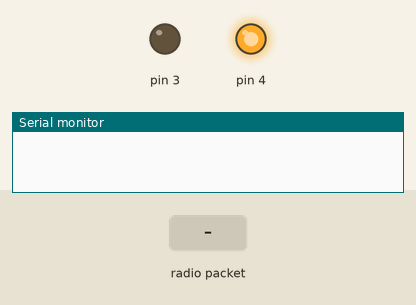
A sketch run on a simulated Arduino Uno, built with avr-gcc and run on an emulated ATmega328P. Parts: output pins drawn as LEDs (lit = HIGH), the last lines printed to the serial monitor. Dashed ring = blinking. Inputs (shaded band) come from the test bench. No radio packets arrive unless stated.

Above: at 1.2 s.
1.3 s: radio packet "0" arrives
At 1.4 s:
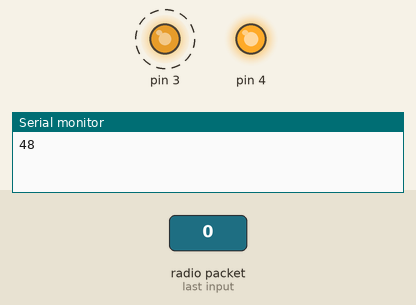
4.3 s: radio packet "5" arrives
At 4.3 s:
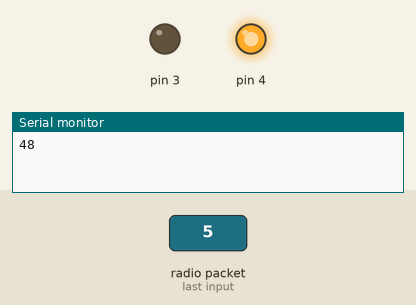
5.8 s: radio packet "1" arrives
At 5.9 s:
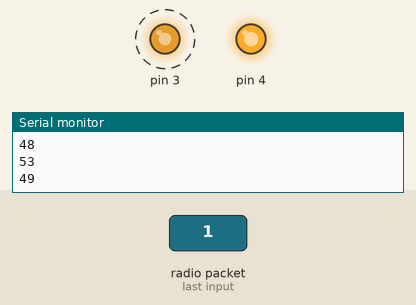
Timing chart, 0 to 14.8 s (numbered marks = the images above; inputs shaded):
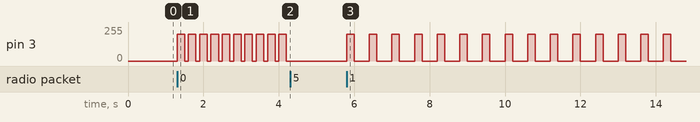

The sketch:

receiver.ino
```cpp
#include <VirtualWire.h>

void setup() {
  pinMode(3, OUTPUT);
  pinMode(4, OUTPUT);
  digitalWrite(4, HIGH);
  Serial.begin(9600);

  vw_setup(2000);
  vw_set_rx_pin(5);
  vw_set_tx_pin(8);
  vw_rx_start();
}

void loop() { //REMEMBER SEND MESSAGE TWICE
  uint8_t buflen = VW_MAX_MESSAGE_LEN;
  uint8_t buf[buflen];

  if (vw_get_message(buf, & buflen))
    for (int i = 0; i < buflen; i++) {
      Serial.println(buf[i]);
      switch (buf[i]) {
      case 48:
        while (!vw_have_message())
          vib(100);
        break;
      case 49:
        while (!vw_have_message())
          vib(400);
        break;
      case 50:
        while (!vw_have_message())
          vib(700);
        break;
      case 51:
        while (!vw_have_message())
          vib(1000);
        break;
      case 52:
        while (!vw_have_message())
          vib(1300);
        break;
      case 53:
        while (!vw_have_message())
          analogWrite(3, 0);
        break;
      case 54:
        while (!vw_have_message())
          analogWrite(3, 200);
        break;
      }
    }
}

void vib(int t) {
  analogWrite(3, 200);
  delay(200);
  analogWrite(3, 0);
  delay(t);
}
```

Measured:
- after the input at 1.3 s, pin 3: alternates 200/255 for 0.20 s and 0/255 for 0.10 s, starting at once
- after the input at 4.3 s, pin 3: stops changing and stays 0/255
- after the input at 5.8 s, pin 3: alternates 200/255 for 0.20 s and 0/255 for 0.40 s, starting at once
